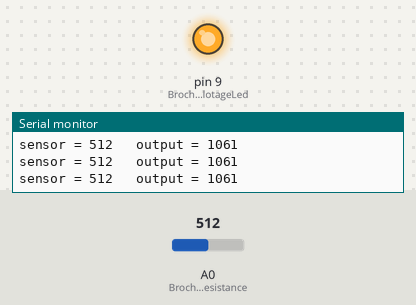
A sketch run on a simulated Arduino Uno, built with avr-gcc and run on an emulated ATmega328P. Shown: output pins drawn as LEDs (lit = HIGH), the last lines printed to the serial monitor. Inputs (shaded band) come from the test bench; at power-on: A0 (BrochePhotoResistance) = 512.

Above: at 1.2 s.
1.3 s: A0 (BrochePhotoResistance) set to 122
At 2.5 s:
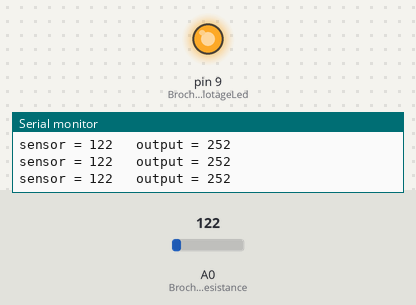
2.8 s: A0 (BrochePhotoResistance) set to 0
At 4.0 s:
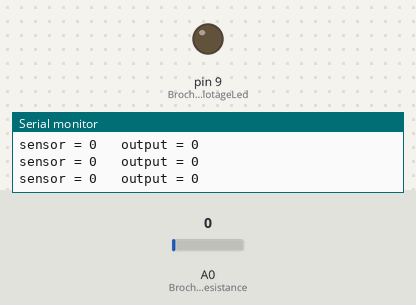
4.3 s: A0 (BrochePhotoResistance) set to 306
At 5.4 s:
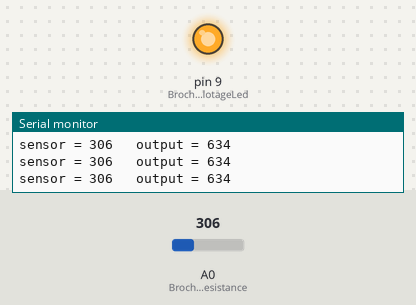
Timing chart, 0 to 7.3 s (numbered marks = the images above; inputs shaded):
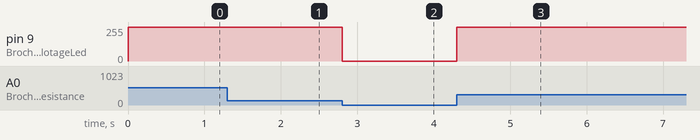

The sketch:

MOOCFN05_Lecon4_CoursCapteurAnalogique.ino
```cpp
/* José Relland - Janvier 2015

   Exercice MOOC - La Fabrication Numérique
   De l'Institut Les Mines - Telecom
   Sur la plateforme FUN : France Université Numérique.

   TP de la leçon N°4
   Cahier des Charges :
   Manip sur les capteurs analogiques

   Note : #La première bibliothèque

Branchements :
LED en ~9 (Sortie analogique)
Photorésistance en A0 (Entrée analogique)

Remerciements à l'équipe du MOOC "La Fabrication Numérique" de l'Intitut Mines - Telecom.

Le présent programme est dans le domaine public.
*/

// Déclaration de variables, constantes
const int BrochePhotoResistance = A0;
const int BrochePilotageLed = 9;

int lumiereMesure = 0;
int lumiereAction = 0;

// Fonction d'initialisation
void setup() {

    // Initialise la communication serie de broches analogiques
    // Bibliothèque serial.
    Serial.begin(9600);


  // Branchements des broches
  pinMode(BrochePilotageLed, OUTPUT);
  pinMode(BrochePhotoResistance, INPUT);

}

// Fonction de travail qui tourne en boucle
void loop() {
 // Lire la valeur de la photorésistance
 // et stockage dans variable
 lumiereMesure = analogRead(BrochePhotoResistance);

 // Adapte la valeur entrée à la sortie 0 à 123 => 0 à 255
  lumiereAction = map(lumiereMesure, 0, 123, 0, 255); // Linéaire ? Si log ou autres relations ?

 // et envoi vers la sortie analogique (LED)
 analogWrite(BrochePilotageLed, lumiereAction);

 // Envoi vers l'ordinateur
 Serial.print("sensor = " );
 Serial.print(lumiereMesure);
 Serial.print("\t output = ");
 Serial.println(lumiereAction);

// Pas de caractère au-delà de l'accolage.
}
```

Measured:
- after the input at 1.3 s, pin 9 (BrochePilotageLed): 255/255 → 252/255 at once
- after the input at 2.8 s, pin 9 (BrochePilotageLed): 252/255 → 0/255 at once
- after the input at 4.3 s, pin 9 (BrochePilotageLed): 0/255 → 255/255 at once
